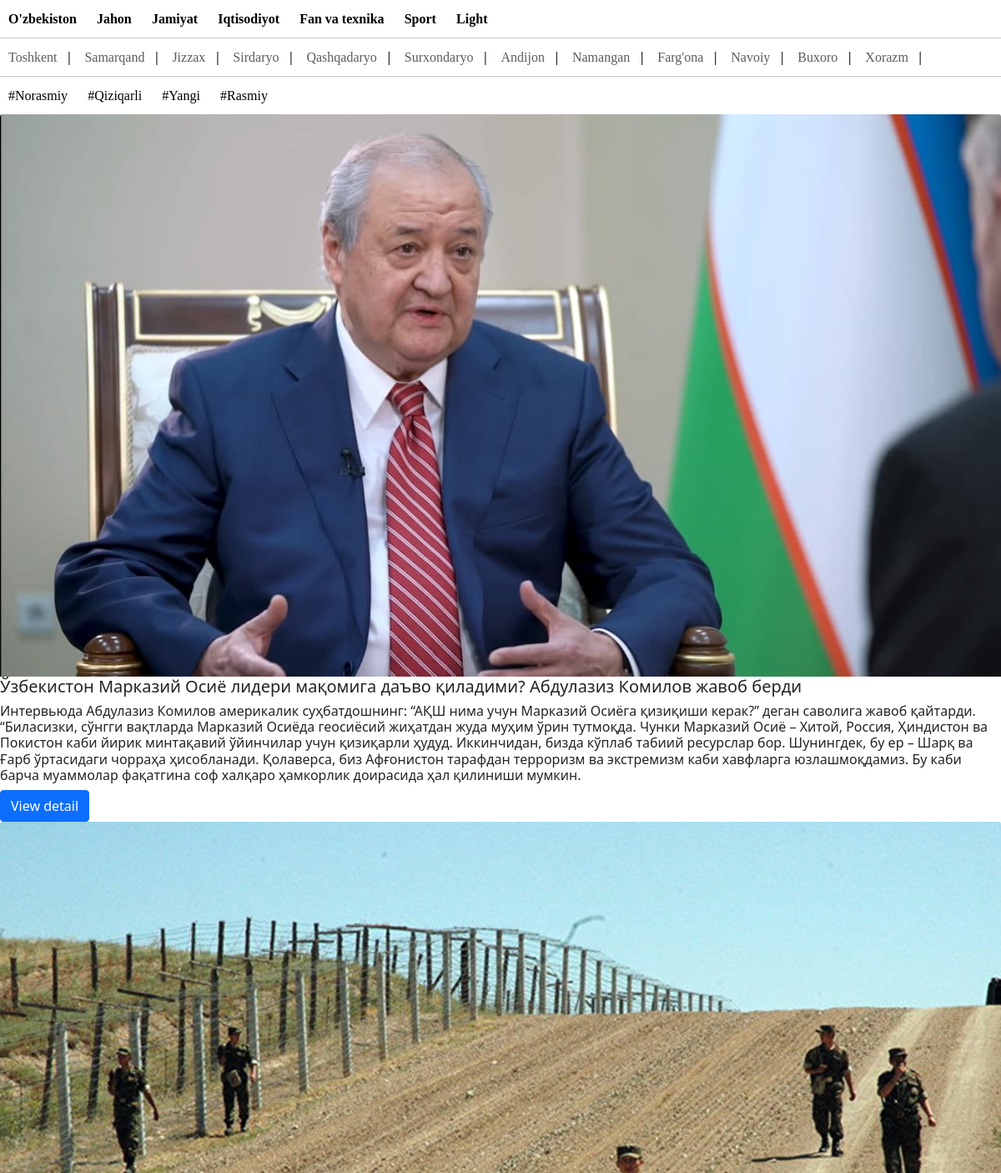
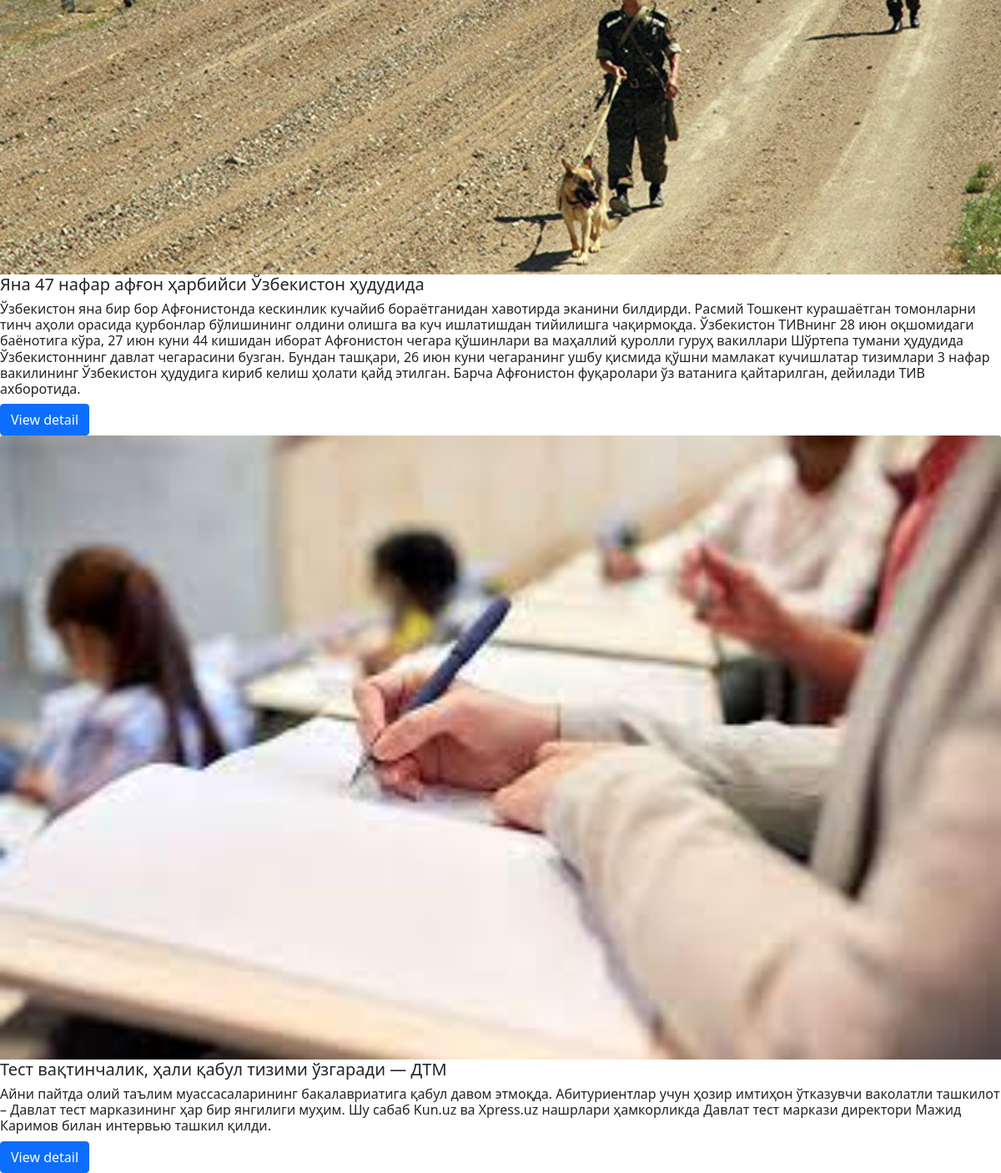
The page / on the database its author committed (2 pictures, top to bottom).
### lwcapp/models.py (models this page shows, shortened)
class Category(models.Model):
    name = models.CharField(("Category"), max_length=50,null=True,blank=True)
    slug = models.SlugField(max_length=50,unique=True,blank=True,null=True)
    created_at = models.DateTimeField(("Created at"),auto_now_add=True,null=True,blank=True)
    class Meta:
        verbose_name_plural = 'Categories'

class Regions(models.Model):
    name = models.CharField(max_length=255,null=True,blank=True)
    slug = models.SlugField(null=True,blank=True,unique=True)
    created_at = models.DateTimeField(auto_now_add=True,blank=True,null=True)
    class Meta:
        verbose_name_plural = 'Regions'

class Hashtags(models.Model):
    name = models.CharField(max_length=50, blank=True, null=True)
    slug = models.SlugField(max_length=50, blank=True, null=True,unique=True)
    hashtag = models.ManyToManyField("Blog")
    class Meta:
        verbose_name_plural = 'Hashtags'

class Blog(models.Model):
    title = models.CharField(("Title"), max_length=255,null=True,blank=True)
    description = models.TextField(null=True,blank=True)
    slug = models.SlugField(null=True,blank=True,unique=True)
    created_at = models.DateTimeField(auto_now_add=True,null=True,blank=True)
    image = models.ImageField(upload_to='blogimages/',blank = True)
    region = models.ForeignKey(Regions,on_delete=models.CASCADE,null=True,blank=True)
    category = models.ForeignKey(Category,on_delete=models.CASCADE,null=True,blank=True)
    is_local = models.BooleanField(null=True,blank=True,default=True)
    class Meta:
        verbose_name_plural = 'Blog'

### lwcapp/views.py (the view)
# urls.py: path('',views.index,name= 'index'),
def index(request):
    categories = Category.objects.all()
    blogs = Blog.objects.order_by('id')[::-1]
    hashtags = Hashtags.objects.all()
    rgn = Regions.objects.all()
    context = {
        'cat_objects':blogs,
        'categories':categories,
        'hash':hashtags,
        'rgn':rgn,
    }
    return render(request,'index.html',context)

### templates/index.html (shortened to what this page needs)
{% load static %}
<!DOCTYPE html>
<html lang="en">
<head>
    <link rel="stylesheet" href="{% static 'css/bootstrap.css' %}">
    <link rel="stylesheet" href="{% static 'js/bootstrap.js' %}">
    <link rel="stylesheet" href="{% static 'css/style.css' %}">
</head>
<body>
                <div class="cont1">
                        <a class="nav-link1" aria-current="page" href="{% url 'local' %}">O'zbekiston</a>
                        <a class="nav-link1" aria-current="page" href="{% url 'glob' %}">Jahon</a>
                    {% for i in categories %}
                        <a class="nav-link1" aria-current="page"
                            href="{% url 'cat_filter' i.slug %}">{{i.name}}</a>
                    {% endfor %}
                </div>
                <div class="cont2">
                    {% for i in rgn %}
                        <a class="nav-link2" aria-current="page"
                            href="{% url 'region' i.slug %}">{{i.name}}</a>|
                    {% endfor %}
                </div>
                <div class="cont3">
                    {% for i in hash %}
                     <a class="nav-link3" aria-current="page"
                         href="{% url 'hash_filter' i.slug %}">{{i.name}}</a>
                 {% endfor %}
             </div>
            {% for i in cat_objects %}
                <img src="{{i.image.url}}" class="card-img-top">
                    <h5 class="card-title">{{i.title}}</h5>
                    <h6>{{i.description}}</h6>
                    <a href="{% url 'detail' i.id %}" class="btn btn-primary">View detail</a>
            {% endfor %}
</body>
</html>

### static/css/style.css (style rules this page uses)
a { text-decoration: none; color:black; }
.nav-link1 { padding: 0 10px; font-family: bold; font-weight: bold; }
.nav-link2 { padding: 0 10px; color: rgb(92, 92, 92); font-family: bold; }
.nav-link3 { padding: 0 10px; font-family: bold; }
.cont1 { padding:10px 0; border-bottom: 1px solid rgb(199, 198, 198); }
.cont2 { padding:10px 0; border-bottom: 1px solid rgb(199, 198, 198); }
.cont3 { padding:10px 0; }

### templates/index.html (style rules this page uses)
a { text-decoration: none; color:black; }
.nav-link1 { padding: 0 10px; font-family: bold; font-weight: bold; }
.nav-link2 { padding: 0 10px; color: rgb(92, 92, 92); font-family: bold; }
.nav-link3 { padding: 0 10px; font-family: bold; }
.cont1 { padding:10px 0; border-bottom: 1px solid rgb(199, 198, 198); }
.cont2 { padding:10px 0; border-bottom: 1px solid rgb(199, 198, 198); }
.cont3 { padding:10px 0; }

### rows shown on the page
Category: name "Jamiyat"
Category: name "Iqtisodiyot"
Category: name "Fan va texnika"
Category: name "Sport"
Category: name "Light"
Regions: name "Toshkent"
Regions: name "Samarqand"
Regions: name "Jizzax"
Regions: name "Sirdaryo"
Regions: name "Qashqadaryo"
Regions: name "Surxondaryo"
Regions: name "Andijon"
Regions: name "Namangan"
Regions: name "Farg'ona"
Regions: name "Navoiy"
Regions: name "Buxoro"
Regions: name "Xorazm"
Hashtags: name "#Norasmiy"
Hashtags: name "#Qiziqarli"
Hashtags: name "#Yangi"
Hashtags: name "#Rasmiy"
Blog: image (picture), title "Ўзбекистон Марказий Осиё лидери мақомига даъво қиладими? Абдулазиз Комилов жавоб берди", description "Интервьюда Абдулазиз Комилов америкалик суҳбатдошнинг: “АҚШ нима учун Марказий Осиёга қизиқиши керак?” деган саволига жавоб қайтарди. “Биласизки, сўнгги вақтларда Марказий Осиёда геосиёсий жиҳатдан жуда муҳим ўрин тутмоқда. Чунки Марказий Осиё – Хитой, Россия, Ҳиндистон ва Покистон каби йирик минтақавий ўйинчилар учун қизиқарли ҳудуд. Иккинчидан, бизда кўплаб табиий ресурслар бор. Шунингдек, бу ер – Шарқ ва Ғарб ўртасидаги чорраҳа ҳисобланади. Қолаверса, биз Афғонистон тарафдан терроризм ва экстремизм каби хавфларга юзлашмоқдамиз. Бу каби барча муаммолар фақатгина соф халқаро ҳамкорлик доирасида ҳал қилиниши мумкин."
Blog: image (picture), title "Яна 47 нафар афғон ҳарбийси Ўзбекистон ҳудудида", description "Ўзбекистон яна бир бор Афғонистонда кескинлик кучайиб бораётганидан хавотирда эканини билдирди. Расмий Тошкент курашаётган томонларни тинч аҳоли орасида қурбонлар бўлишининг олдини олишга ва куч ишлатишдан тийилишга чақирмоқда. Ўзбекистон ТИВнинг 28 июн оқшомидаги баёнотига кўра, 27 июн куни 44 кишидан иборат Афғонистон чегара қўшинлари ва маҳаллий қуролли гуруҳ вакиллари Шўртепа тумани ҳудудида Ўзбекистоннинг давлат чегарасини бузган. Бундан ташқари, 26 июн куни чегаранинг ушбу қисмида қўшни мамлакат кучишлатар тизимлари 3 нафар вакилининг Ўзбекистон ҳудудига кириб келиш ҳолати қайд этилган. Барча Афғонистон фуқаролари ўз ватанига қайтарилган, дейилади ТИВ ахборотида."
Blog: image (picture), title "Тест вақтинчалик, ҳали қабул тизими ўзгаради — ДТМ", description "Айни пайтда олий таълим муассасаларининг бакалавриатига қабул давом этмоқда. Абитуриентлар учун ҳозир имтиҳон ўтказувчи ваколатли ташкилот – Давлат тест марказининг ҳар бир янгилиги муҳим. Шу сабаб Kun.uz ва Xpress.uz нашрлари ҳамкорликда Давлат тест маркази директори Мажид Каримов билан интервью ташкил қилди."
